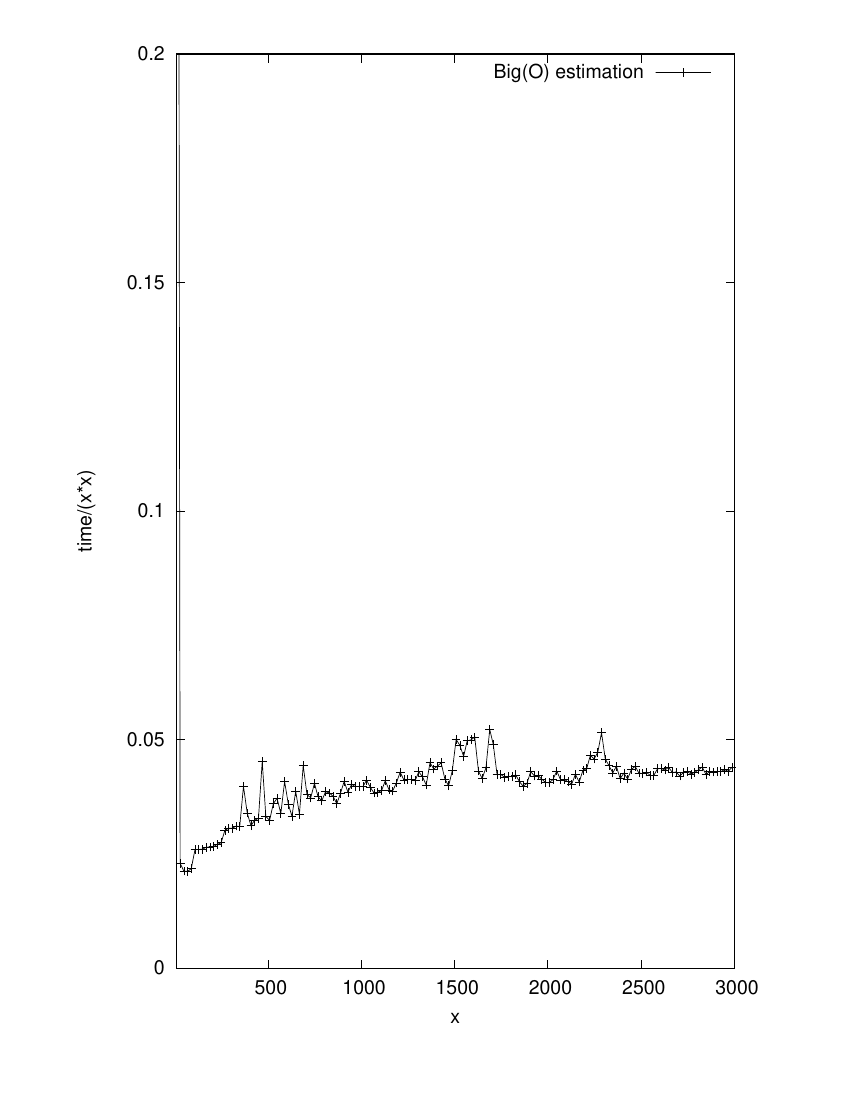

Source code (gnuplot):
set terminal postscript portrait
set nolabel
set xlabel "x"
set xrange [8:3000]
set ylabel "time/(x*x)"
set yrange [0:0.2]
set output "time.ps"
plot "time.dat" title "Big(O) estimation" with linespoints